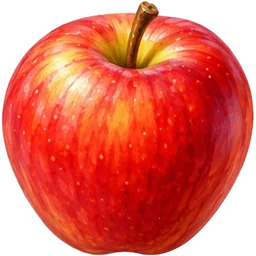
#> input picture items/apple.webp, 256 x 256 px
$ python cutout.py ../items/apple.webp ../items/banana.webp 5 5
#> lines starting #> are read from the running program, lines starting #| are printed output that depends on the picture; after the words box and inside, x2 and y2 are one past the last pixel; in counts of white or black regions, pixels touching at a corner belong together
#!/usr/bin/env python3
"""Tách nền trắng của ảnh AI vẽ -> PNG nền trong suốt, cắt sát hình, thu nhỏ.

Cách dùng: python3 scripts/cutout.py <ảnh vào hoặc URL> <tên ra> [cạnh tối đa] [ngưỡng] [holes]
Kết quả: public/sprites/<tên ra>.webp
"""
import io, sys, urllib.request
from collections import deque
import numpy as np
from PIL import Image, ImageFilter


def cut(img, thr=222, holes=False):
    """Ảnh RGB nền trắng -> ảnh RGBA đã bỏ nền và cắt sát hình."""
#> called with thr = 5, holes = False
    a = np.asarray(img).astype(np.int16)
    h, w, _ = a.shape
#> h = 256; w = 256

    # Điểm "giống nền": sáng và gần như không màu
    mx, mn = a.max(axis=2), a.min(axis=2)
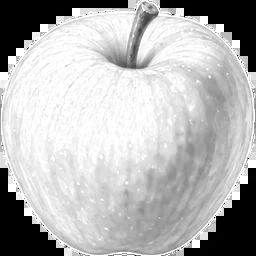
#> mx: shape (256, 256) int16; min 0, max 255, mean 180.3
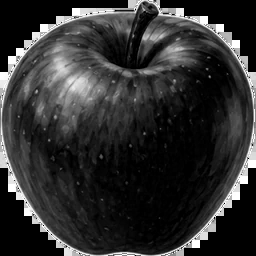
#> mn: shape (256, 256) int16; min 0, max 255, mean 47.9
    bgish = (mn > thr) & ((mx - mn) < (26 if thr <= 222 else 12))
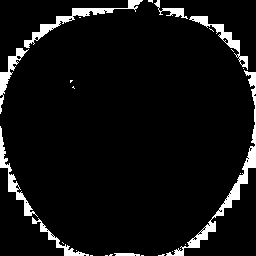
#> bgish: shape (256, 256) bool; 6.2% white; 25 white regions (17 under 20 px), largest, box (x1, y1, x2, y2) and area: (166, 70, 256, 256) 1263, (24, 0, 143, 48) 748, (0, 126, 38, 217) 525

    # Loang từ mép ảnh qua các điểm giống nền (giữ lại phần trắng nằm bên trong hình, vd. mây, tường trắng)
    bg = np.zeros((h, w), bool)
    q = deque()
    for x in range(w):
        for y in (0, h - 1):
            if bgish[y, x] and not bg[y, x]: bg[y, x] = True; q.append((y, x))
#> bg: shape (256, 256) bool; 0.16% white in thin lines or dots, all inside (x1, y1, x2, y2) = (64, 0, 184, 256)
    for y in range(h):
        for x in (0, w - 1):
            if bgish[y, x] and not bg[y, x]: bg[y, x] = True; q.append((y, x))
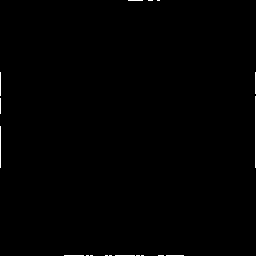
#> bg: shape (256, 256) bool; 0.43% white in thin lines or dots
    while q:
        y, x = q.popleft()
        for dy, dx in ((1, 0), (-1, 0), (0, 1), (0, -1)):
            ny, nx = y + dy, x + dx
            if 0 <= ny < h and 0 <= nx < w and not bg[ny, nx] and bgish[ny, nx]:
                bg[ny, nx] = True; q.append((ny, nx))
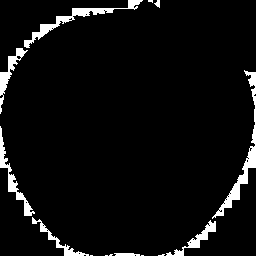
#> bg: shape (256, 256) bool; 5.1% white; 14 white regions (6 under 20 px), largest, box (x1, y1, x2, y2) and area: (212, 70, 256, 219) 876, (24, 0, 143, 48) 741, (0, 126, 35, 216) 516

    # Tuỳ chọn 'holes': xoá cả khe trắng bị bao kín (vd. giữa các nhánh cây) nếu đủ lớn và rất trắng
    if holes:
        white = (mn > 240) & ((mx - mn) < 12) & ~bg
        seen = np.zeros((h, w), bool)
        for sy, sx in zip(*np.nonzero(white)):
            if seen[sy, sx]: continue
            comp = []; dq = deque([(sy, sx)]); seen[sy, sx] = True
            while dq:
                y, x = dq.popleft(); comp.append((y, x))
                for dy, dx in ((1, 0), (-1, 0), (0, 1), (0, -1)):
                    ny, nx = y + dy, x + dx
                    if 0 <= ny < h and 0 <= nx < w and white[ny, nx] and not seen[ny, nx]:
                        seen[ny, nx] = True; dq.append((ny, nx))
            if len(comp) > 250:
                for y, x in comp: bg[y, x] = True

    alpha = np.where(bg, 0, 255).astype(np.uint8)
    # Mép mềm: làm mờ nhẹ kênh alpha rồi siết lại để không lem viền trắng
    am = Image.fromarray(alpha).filter(ImageFilter.GaussianBlur(1.2))
    alpha = np.asarray(am).astype(np.float32)
    alpha = np.clip((alpha - 60) * (255 / 150), 0, 255).astype(np.uint8)
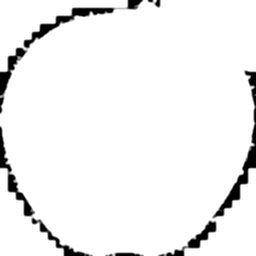
#> alpha: shape (256, 256); min 0, max 255, mean 241.6

    out = Image.fromarray(np.dstack([np.asarray(img), alpha]), 'RGBA')
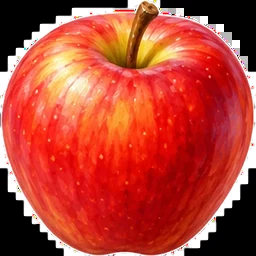
#> out: PIL image 256x256 RGBA; mean R, G, B, A 180.2, 63.8, 49.2, 241.6; transparent parts drawn white
    bbox = out.getbbox()
#> bbox = (0, 0, 256, 256)
    return out.crop(bbox) if bbox else out


def save(out, name, max_side=512, folder='sprites', square=False):
#> called with name = '../items/banana.webp', max_side = 5, folder = 'sprites', square = False
    out.thumbnail((max_side, max_side), Image.LANCZOS)
    if square:  # biểu tượng: đặt giữa khung vuông trong suốt
        s = max(out.size); sq = Image.new('RGBA', (s, s), (0, 0, 0, 0))
        sq.alpha_composite(out, ((s - out.width) // 2, (s - out.height) // 2)); out = sq
    dst = f'public/{folder}/{name}.webp'
    # WebP nén có kênh trong suốt giữ nguyên: nhẹ hơn PNG ~6 lần, nhìn không khác
    out.save(dst, 'WEBP', quality=88, alpha_quality=100, method=6)
    print(dst, out.size)
#| public/sprites/../items/banana.webp.webp (5, 5)


def load(src):
    data = urllib.request.urlopen(src).read() if src.startswith('http') else open(src, 'rb').read()
    return Image.open(io.BytesIO(data)).convert('RGB')


if __name__ == '__main__':
    src, name = sys.argv[1], sys.argv[2]
    max_side = int(sys.argv[3]) if len(sys.argv) > 3 else 512
    # ngưỡng 'trắng nền' (tăng lên cho hình có màu trắng kem như con gà)
    thr = int(sys.argv[4]) if len(sys.argv) > 4 else 222
    save(cut(load(src), thr, 'holes' in sys.argv[5:]), name, max_side)

$ run again, on items/basket.webp
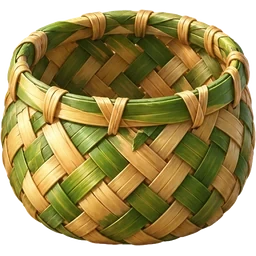
#> input picture items/basket.webp, 256 x 256 px
#> bgish: shape (256, 256) bool; 5.1% white; 24 white regions (12 under 20 px), largest, box (x1, y1, x2, y2) and area: (186, 202, 256, 240) 650, (0, 16, 66, 109) 604, (48, 231, 184, 248) 596
#> after the loop in cut, `while q:`:
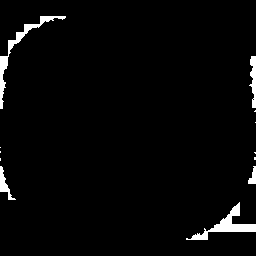
#> bg: shape (256, 256) bool; 2.7% white; 12 white regions (7 under 20 px), largest, box (x1, y1, x2, y2) and area: (186, 202, 256, 240) 649, (0, 16, 66, 109) 604, (249, 56, 256, 108) 225, (0, 166, 16, 200) 178, (248, 166, 256, 184) 87
#> in cut, `out = Image.fromarray(np.dstack([np.asarray(img), alpha]), 'RGBA')`:
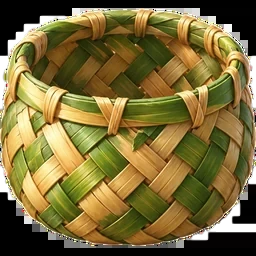
#> out: PIL image 256x256 RGBA; mean R, G, B, A 121.5, 105.9, 54.5, 248; transparent parts drawn white
#> bbox = (0, 0, 256, 256)
#| public/sprites/../items/basket.webp.webp (5, 5)
